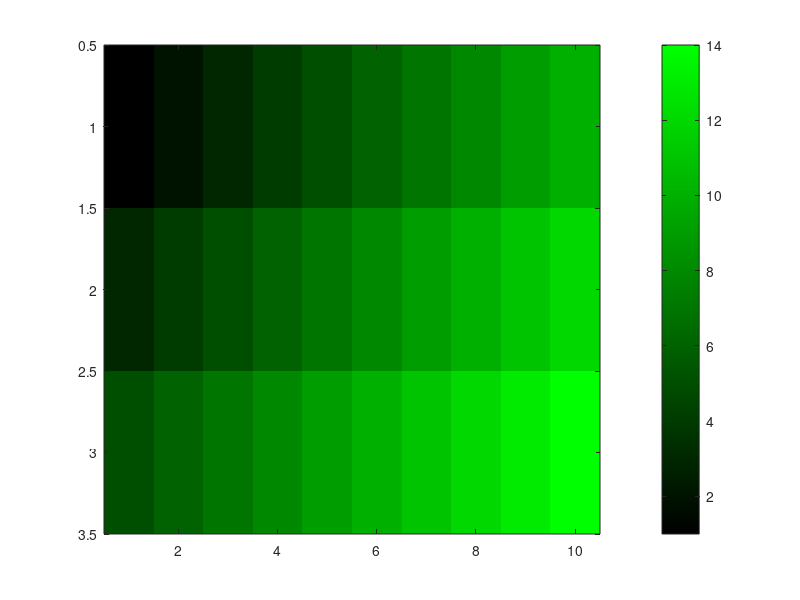

Recreate this plot in MATLAB.
x=[1:10;3:12;5:14];
imagesc(x);
green=[0 0 0];
for i=0:0.001:1
    green=[green;[0 i 0]];
end;
% t=linspace(0,1,256);
% green=[zeros(length(t),1),t',zeros(length(t),1)];
colormap(green);
colorbar;